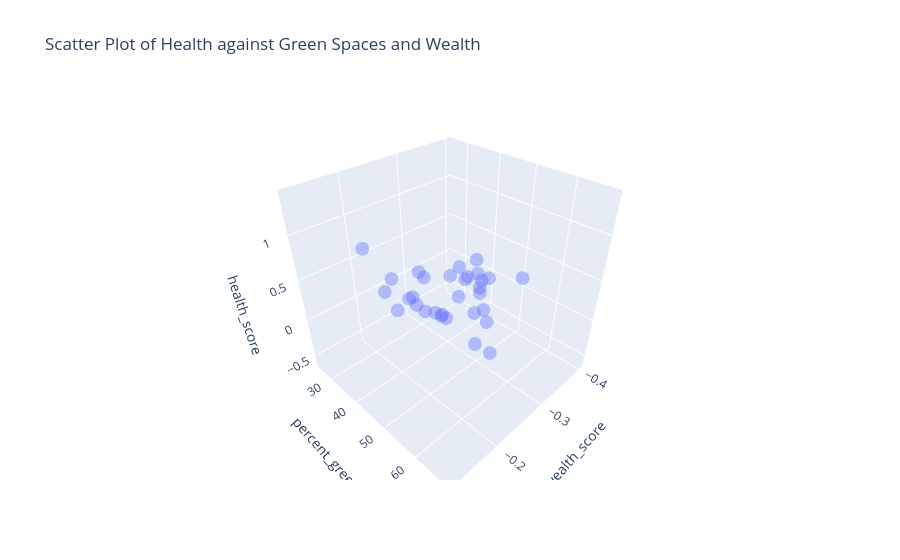

The notebook cell saved with this chart:
### Code cell
df = data_cl
fig = px.scatter_3d(df, x='wealth_score', y='percent_green', z='health_score',
              title='Scatter Plot of Health against Green Spaces and Wealth', opacity=0.4)
fig.show()

### Figure 1 — Plotly figure (JSON) as saved in the notebook; plotly's stock layout.template omitted (floating-point values rounded to 4 significant figures)
{"data": [{"hovertemplate": "wealth_score=%{x}<br>percent_green=%{y}<br>health_score=%{z}<extra></extra>", "legendgroup": "", "marker": {"color": "#636efa", "opacity": 0.4, "symbol": "circle"}, "mode": "markers", "name": "", "scene": "scene", "showlegend": false, "type": "scatter3d", "x": [-0.203, -0.158, -0.122, -0.257, -0.377, -0.257, -0.255, -0.277, -0.274, -0.164, -0.184, -0.296, -0.289, -0.277, -0.187, -0.203, -0.384, -0.318, -0.354, -0.266, -0.2, -0.266, -0.287, -0.4, -0.367, -0.39, -0.401, -0.304, -0.26, -0.196, -0.239], "y": [65.98, 68.36, 61.99, 57.99, 52.95, 54.6, 55.42, 55.53, 53.56, 52.42, 49.69, 44.36, 47.31, 43.22, 42.92, 48.78, 39.2, 43.96, 43.55, 43.28, 39.01, 37.67, 40.25, 38.79, 39.94, 30.64, 25.38, 34.88, 32.91, 30.37, 27.6], "z": [0.401, 0.773, 1.382, 0.79, 0.279, 0.317, 0.79, 0.149, 0.53, 0.795, 0.571, 0.124, 0.438, -0.124, 0.327, 0.78, -0.265, 0.298, 0.118, -0.047, 0.559, -0.127, -0.193, -0.602, 0.281, -0.081, -0.364, -0.369, -0.047, 0.743, -0.0]}], "layout": {"legend": {"tracegroupgap": 0}, "scene": {"domain": {"x": [0, 1], "y": [0, 1]}, "xaxis": {"title": {"text": "wealth_score"}}, "yaxis": {"title": {"text": "percent_green"}}, "zaxis": {"title": {"text": "health_score"}}}, "title": {"text": "Scatter Plot of Health against Green Spaces and Wealth"}}}
